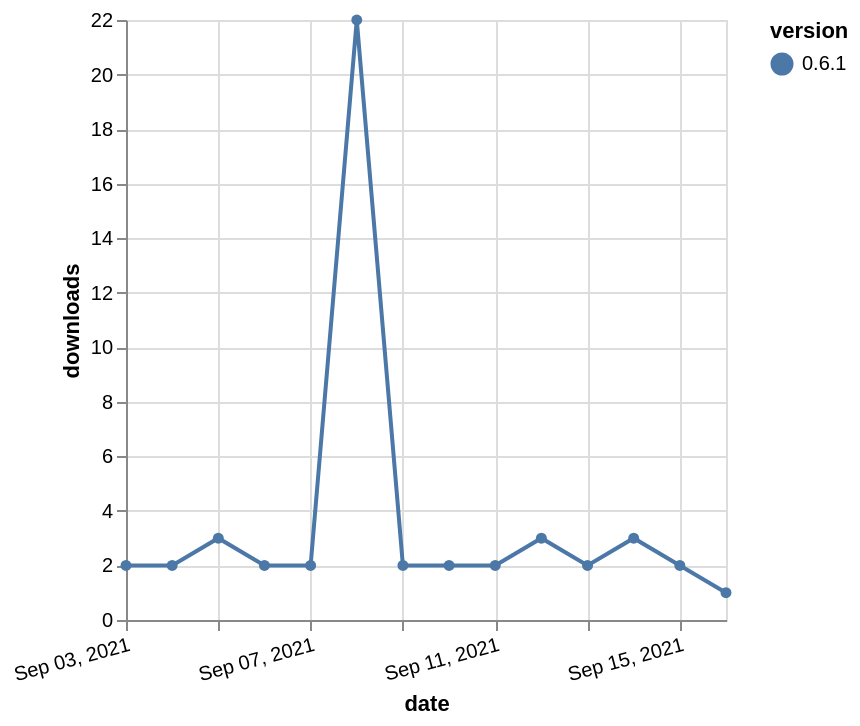

Express this chart as Vega-Lite.
### Vega-Lite specification from a JSON file in a GitHub repository (floating-point values rounded to 4 significant figures)
{"$schema": "https://vega.github.io/schema/vega-lite/v5.json", "description": "A simple bar chart with embedded data.", "data": {"values": [{"date": "2021-09-03", "total": 6093, "delta": 2, "version": "0.6.1"}, {"date": "2021-09-04", "total": 6095, "delta": 2, "version": "0.6.1"}, {"date": "2021-09-05", "total": 6098, "delta": 3, "version": "0.6.1"}, {"date": "2021-09-06", "total": 6100, "delta": 2, "version": "0.6.1"}, {"date": "2021-09-07", "total": 6102, "delta": 2, "version": "0.6.1"}, {"date": "2021-09-08", "total": 6124, "delta": 22, "version": "0.6.1"}, {"date": "2021-09-09", "total": 6126, "delta": 2, "version": "0.6.1"}, {"date": "2021-09-10", "total": 6128, "delta": 2, "version": "0.6.1"}, {"date": "2021-09-11", "total": 6130, "delta": 2, "version": "0.6.1"}, {"date": "2021-09-12", "total": 6133, "delta": 3, "version": "0.6.1"}, {"date": "2021-09-13", "total": 6135, "delta": 2, "version": "0.6.1"}, {"date": "2021-09-14", "total": 6138, "delta": 3, "version": "0.6.1"}, {"date": "2021-09-15", "total": 6140, "delta": 2, "version": "0.6.1"}, {"date": "2021-09-16", "total": 6141, "delta": 1, "version": "0.6.1"}]}, "width": "container", "mark": {"type": "line", "point": {"filled": true}}, "encoding": {"x": {"field": "date", "type": "temporal", "timeUnit": "yearmonthdate", "title": "date", "axis": {"labelAngle": -15}}, "y": {"field": "delta", "type": "quantitative", "title": "downloads"}, "color": {"field": "version", "type": "nominal"}, "tooltip": {"field": "delta"}}}
